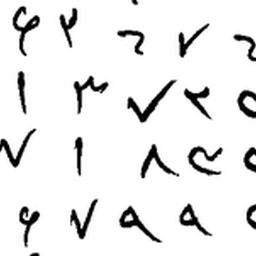
%> input picture Matlab/ConnectedComponent/2.bmp (cropped and resized to the size of MATLAB's example picture), 256 x 256 px, given in place of cameraman.tif, which was not available
$ octave Main.m   (GNU Octave 9; MATLAB toolbox functions it lacks are replaced by stand-ins)
%> lines starting %> are read from the running program, lines starting %| are printed output that depends on the picture; in (x1, y1, x2, y2) boxes, pixels count from 0 and x2, y2 are one past the last pixel; in counts of white or black regions, pixels touching at a corner belong together; the program's own positions count from 1; pictures that were not available may be replaced by others from this repository, and a replacement may not be noted
close all;
clear;
clc;

% Main function
function adaptiveLocalFilter()
    % Inputs
    [kernelDim, noiseMean, noiseVar, subImgDim, inputImage] = getInputs();
%> the answer given: 7, 0, 0.001, [30, 80, 190, 220]
%> in getInputs, inputImage is the input picture: size 256x256 uint8; min 0, max 255, mean 233
%> kernelDim = 7; noiseMean = 0; noiseVar = 0.001; subImgDim = [30 80 190 220]
    [rows, cols] = size(inputImage);
%> rows = 256; cols = 256
    r = floor(kernelDim / 2);
%> r = 3

    % Add Noise
    noisyImage = imnoise(inputImage, 'gaussian', noiseMean, noiseVar);
    paddedNoisyImage = replicatePadding(r, noisyImage, rows, cols);

    % Variance Estimation
    subImage = noisyImage(subImgDim(1):subImgDim(2), subImgDim(3):subImgDim(4));
    [imgMean, imgVar] = estimateVariance(subImage);

    % Apply Filters
    [adaptiveFilterImg, arithmeticMeanImg] = applyFilters(paddedNoisyImage, kernelDim, imgVar, r, rows, cols);

    % Display Images
    displayImages(inputImage, noisyImage, adaptiveFilterImg, arithmeticMeanImg);
end

% Function to get inputs from the user
function [kernelDim, noiseMean, noiseVar, subImgDim, inputImage] = getInputs()
    prompt = {'Enter Kernel Dimensions:', 'Enter Noise Mean:', 'Enter Noise Var:', 'Enter SubImage Dimensions:'};
    dlgTitle = 'Input';
    numLines = 1;
    def = {'7', '0', '0.001', '[30, 80, 190, 220]'};
    answer = inputdlg(prompt, dlgTitle, numLines, def);
    kernelDim = str2double(answer{1});
    noiseMean = str2double(answer{2});
    noiseVar = str2double(answer{3});
    subImgDim = str2num(answer{4});
    inputImage = imread('cameraman.tif');
end

% Function to replicate padding
function paddedImage = replicatePadding(r, inputImage, rows, cols)
%> called with r = 3, rows = 256, cols = 256
    paddedImage = zeros(rows + 2 * r, cols + 2 * r);
%> paddedImage: size 262x262 double; every value is 0
    paddedImage(r + 1:rows + r, r + 1:cols + r) = inputImage;
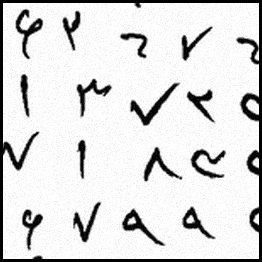
%> paddedImage: size 262x262 double; min 0, max 255, mean 219.9
    tempImage = paddedImage;

    for i = 1:r
        paddedImage(:, i) = tempImage(:, r + 1);
        paddedImage(:, cols + r + i) = tempImage(:, cols + r);
        paddedImage(i, :) = tempImage(r + 1, :);
        paddedImage(rows + r + i, :) = tempImage(rows + r, :);
    end
%> this loop made 3 passes
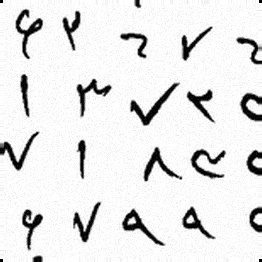
%> paddedImage: size 262x262 double; 4.41% of pixels changed, all inside (x1, y1, x2, y2) = (0, 0, 262, 262)
%> in adaptiveLocalFilter, `subImage = noisyImage(subImgDim(1):subImgDim(2), subImgDim(3):subImgDi..`:
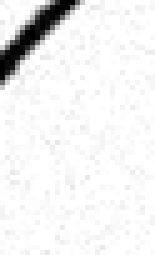
%> subImage: size 51x31 uint8 (shown 5 times larger); min 0, max 255, mean 239.5
end

% Function to estimate variance
function [meanVal, varVal] = estimateVariance(subImage)
    [counts, ~] = imhist(subImage);
%> counts = 256 values, max 771 at index 256, min 0 at index 23, mean 6.18
    normCounts = counts / sum(counts);
%> normCounts = 256 values, max 0.488 at index 256, min 0 at index 23, mean 0.00391

    meanVal = 0;
    for i = 2:256
        meanVal = meanVal + (i - 1) * normCounts(i);
    end
%> this loop made 255 passes
%> meanVal on passes 1 to 3: 0.0019, 0.00316, 0.00506
%> after the loop, meanVal = 239.5

    varVal = 0;
    for i = 1:256
        varVal = varVal + ((i - 1 - meanVal) ^ 2) * normCounts(i);
    end
%> this loop made 256 passes
%> varVal on passes 1 to 3: 508.1, 616.1, 651.8
%> after the loop, varVal = 2418.4
%> in adaptiveLocalFilter, `[imgMean, imgVar] = estimateVariance(subImage);`: imgMean = 239.5; imgVar = 2418.4
end

% Function to apply filters
function [adaptiveFilterImg, arithmeticMeanImg] = applyFilters(paddedImage, kernelDim, imgVar, r, rows, cols)
%> called with kernelDim = 7, imgVar = 2418.4, r = 3, rows = 256, cols = 256
    adaptiveFilterImg = zeros(rows, cols);
    arithmeticMeanImg = zeros(rows, cols);

    for i = (kernelDim - r):(rows + r)
        for j = (kernelDim - r):(cols + r)
            localRegion = paddedImage(i - r:i + r, j - r:j + r);
            localMean = sum(localRegion(:)) / (kernelDim * kernelDim);
            localVar = sum(sum((localRegion - localMean) .^ 2)) / (kernelDim * kernelDim);

            adaptiveFilterImg(i - r, j - r) = paddedImage(i, j) - (imgVar / localVar) * (paddedImage(i, j) - localMean);
            arithmeticMeanImg(i - r, j - r) = localMean;
        end
    end
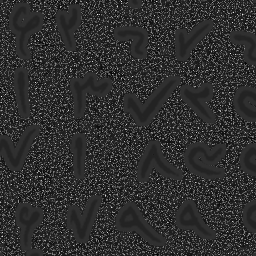
%> adaptiveFilterImg: size 256x256 double; min -547.6, max 3565.3, mean 224; drawn with min black and max white
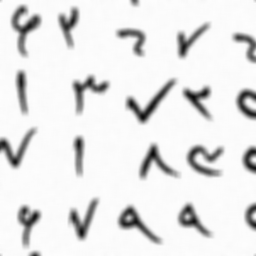
%> arithmeticMeanImg: size 256x256 double; min 9.63, max 254.2, mean 230.4
end

% Function to display images
function displayImages(inputImage, noisyImage, adaptiveFilterImg, arithmeticMeanImg)
    figure, imshow(noisyImage), title('Corrupted Image By Gaussian Noise');
    figure,
    subplot(121), imshow(uint8(adaptiveFilterImg)), title('Corrected Image By Applying Adaptive Local Filter');
%> after `imshow(uint8(adaptiveFilterImg))`:
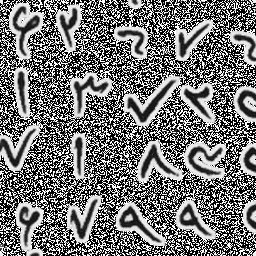
%> displayed picture: size 256x256, on the screen's scale of 0 to 255; min 0, max 255, mean 117.6
    subplot(122), imshow(uint8(arithmeticMeanImg)), title('Corrected Image By Applying Arithmetic Mean Filter');
end

% Call the main function
adaptiveLocalFilter();
